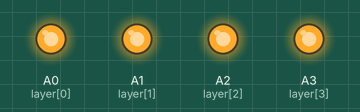
A sketch run on a simulated Arduino Uno, built with avr-gcc and run on an emulated ATmega328P. Parts: output pins drawn as LEDs (lit = HIGH). Pins used as bus, display or sensor lines are not drawn.

Above: at 0.1 s.
Timing chart, 0 to 1.6 s (numbered marks = the images above):
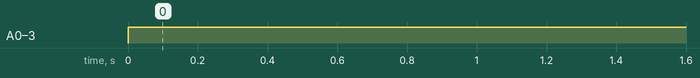

The sketch:

spin.ino
```cpp
/*
!Developed for Aruduino UNO!
Columns
  [(x,y)-Pin]
  (1,1)-13
  (1,2)-12
  (1,3)-11
  (1,4)-10
  (2,1)-9
  (2,2)-8
  (2,3)-7
  (2,4)-6
  (3,1)-5
  (3-2)-4
  (3-3)-3
  (3,4)-2
  (4,1)-1
  (4,2)-0
  (4,3)-A5
  (4,4)-A4

Layers
  layer[0]= A0
  layer[1]= A1
  layer[2]= A2
  layer[3]= A3
 */

int column[16] = {13, 12, 11, 10, 9, 8, 7, 6, 5, 4, 3, 2, 1, 0, A5, A4};
int layer[4] = {A0, A1, A2, A3};

int xy[4][4] = {
    {13, 12, 11, 10},
    {9, 8, 7, 6},
    {5, 4, 3, 2},
    {1, 0, A5, A4}

};

void setup()
{
  for (int i = 0; i < 16; i++)
  {
    pinMode(column[i], OUTPUT);
  }
  for (int i = 0; i < 4; i++)
  {
    pinMode(layer[i], OUTPUT);
  }
}
void loop()
{
  spin();
}

void spin()
{
  int time = 75;
  for (int i = 0; i < 4; i++)
  {
    digitalWrite(layer[i], 1);
  }
  for (int i = 0; i < 16; i++)
  {
    digitalWrite(column[i], 1);
  }
  //left upper and right bottom quarter
  digitalWrite(column[6], 0);
  digitalWrite(column[9], 0);
  digitalWrite(column[7], 0);
  digitalWrite(column[8], 0);
  delay(time);
  digitalWrite(column[7], 1);
  digitalWrite(column[8], 1);
  digitalWrite(column[3], 0);
  digitalWrite(column[12], 0);
  delay(time);
  digitalWrite(column[3], 1);
  digitalWrite(column[12], 1);
  digitalWrite(column[2], 0);
  digitalWrite(column[13], 0);
  delay(time);
  digitalWrite(column[2], 1);
  digitalWrite(column[13], 1);
  digitalWrite(column[6], 1);
  digitalWrite(column[9], 1);
  //left bottom and right upper quarter
  digitalWrite(column[5], 0);
  digitalWrite(column[10], 0);
  digitalWrite(column[1], 0);
  digitalWrite(column[14], 0);
  delay(time);
  digitalWrite(column[1], 1);
  digitalWrite(column[14], 1);
  digitalWrite(column[0], 0);
  digitalWrite(column[15], 0);
  delay(time);
  digitalWrite(column[0], 1);
  digitalWrite(column[15], 1);
  digitalWrite(column[4], 0);
  digitalWrite(column[11], 0);
  delay(time);
  digitalWrite(column[4], 1);
  digitalWrite(column[11], 1);
  digitalWrite(column[5], 1);
  digitalWrite(column[10], 1);
}
```

Measured:
- by itself, A0 (layer[0]), A1 (layer[1]), A2 (layer[2]), A3 (layer[3]): LOW → HIGH at 0.00 s
